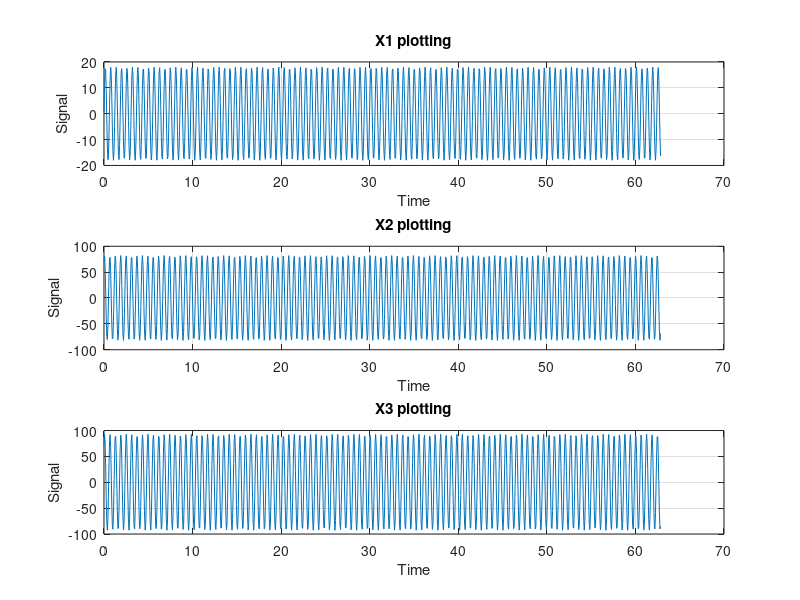

Reproduce this figure in MATLAB.
t=0:pi/50:20*pi;
x1=18*cos(2*pi*3834*t+88*pi/180);
x2=82*cos(2*pi*3834*t+30*pi/180);

subplot(3,1,1)
plot(t,x1)
grid on
xlabel('Time')
ylabel('Signal')
title('X1 plotting')


subplot(3,1,2)
plot(t,x2)
grid on
xlabel('Time')
ylabel('Signal')
title('X2 plotting')



x3=x1+x2;
subplot(3,1,3)
plot(t,x3)
grid on
xlabel('Time')
ylabel('Signal')
title('X3 plotting')
